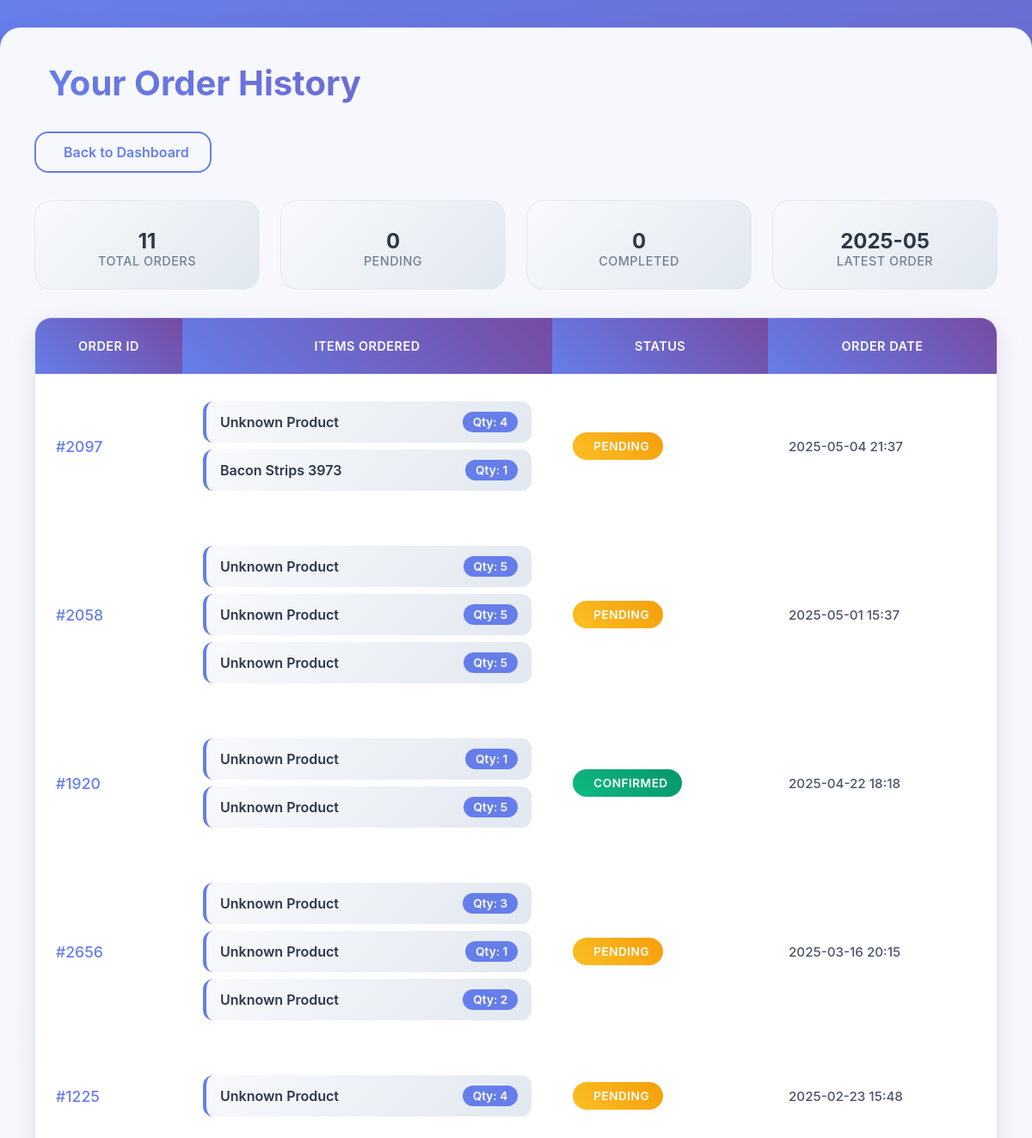
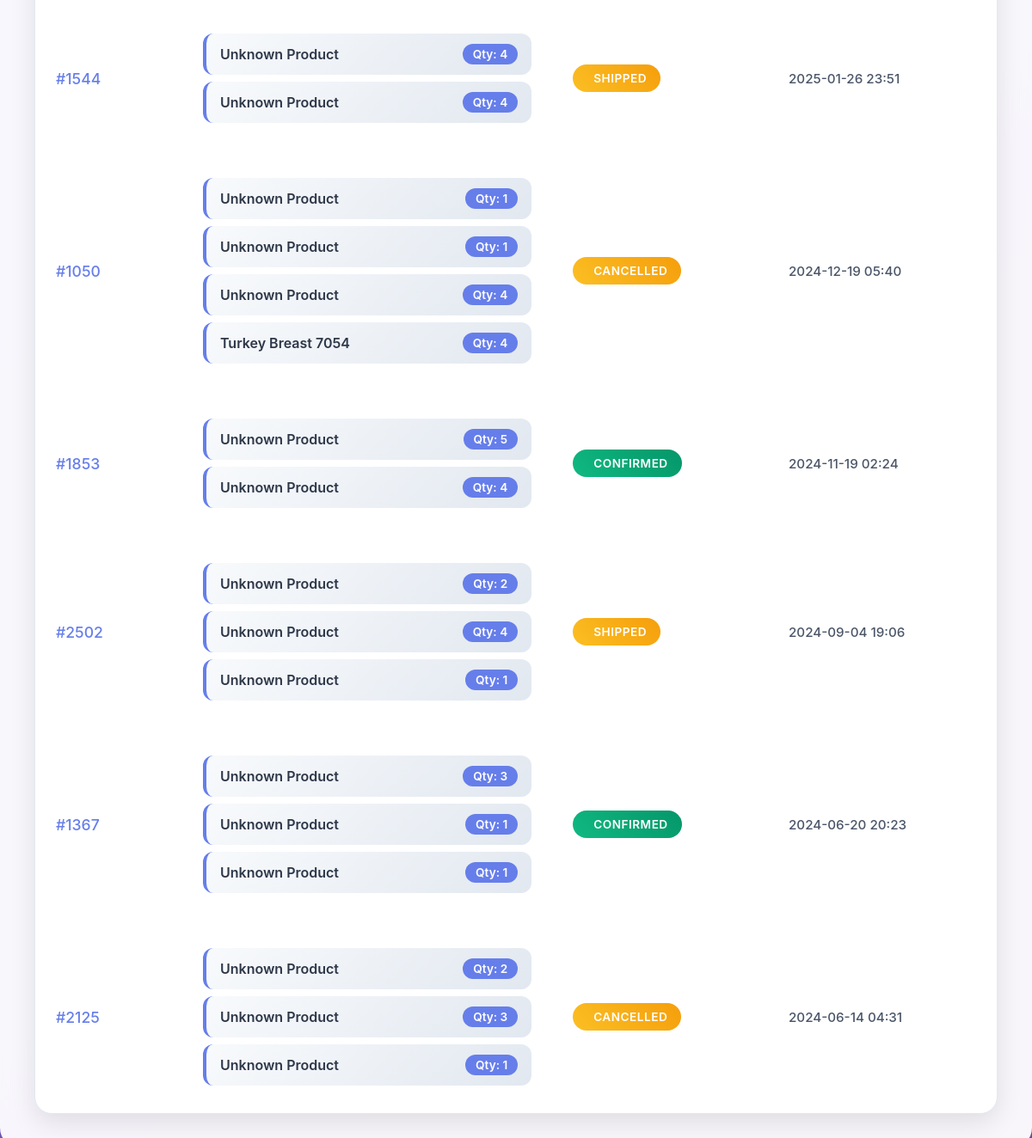
/your-orders (signed in), run on the app's committed database (2 pictures, top to bottom).
### tables this page shows
CREATE TABLE sales_orders (
        id INTEGER PRIMARY KEY AUTOINCREMENT,
        customer_id INTEGER,
        order_data TEXT,
        status TEXT DEFAULT 'Pending',
        created_at TIMESTAMP DEFAULT CURRENT_TIMESTAMP,
        FOREIGN KEY(customer_id) REFERENCES users(id)
        );

CREATE TABLE products (id INTEGER PRIMARY KEY AUTOINCREMENT, name TEXT NOT NULL UNIQUE, barcode TEXT UNIQUE NOT NULL, quantity INTEGER DEFAULT 0, location TEXT);

### app.py (the view)
@app.route('/your-orders')
def your_orders():
    if 'user_id' not in session or session.get('role') != 'customer':
        return redirect(url_for('login'))
    conn = get_db_connection()
    orders = conn.execute('''
        SELECT * FROM sales_orders
        WHERE customer_id = ?
        ORDER BY created_at DESC
    ''', (session['user_id'],)).fetchall()
    processed_orders = []
    for order in orders:
        try:
            order_items = json.loads(order['order_data'])
            items = []
            for barcode, details in order_items.items():
                product = conn.execute('SELECT name FROM products WHERE barcode = ?', (barcode,)).fetchone()
                product_name = product['name'] if product else "Unknown Product"
                items.append({
                    'barcode': barcode,
                    'name': product_name,
                    'quantity': details['quantity']
                })
            processed_orders.append({
                'id': order['id'],
                'status': order['status'],
                'created_at': order['created_at'],
                'items': items
            })
        except:
            continue
    conn.close()
    cart_count = sum(item['quantity'] for item in session.get('cart', {}).values())
    return render_template('your_orders.html', orders=processed_orders, cart_count=cart_count)

### app.py (called while the page is built)
def get_db_connection():
    conn = sqlite3.connect('database.db')
    conn.row_factory = sqlite3.Row
    return conn

### templates/your_orders.html (shortened to what this page needs)
<div class="main-container">
    <h1 class="page-title">
        Your Order History
    </h1>
    <a href="{{ url_for('customer_dashboard') }}" class="back-btn">
        Back to Dashboard
    </a>
    {% if orders and orders|length > 0 %}
        <div class="orders-summary">
            <div class="summary-card">
                <div class="number">{{ orders|length }}</div>
                <div class="label">Total Orders</div>
            </div>
            <div class="summary-card">
                <div class="number">
                    {% set pending_count = 0 %}
                    {% for order in orders %}
                        {% if order['status'].lower() in ['pending', 'partial stock'] %}
                            {% set pending_count = pending_count + 1 %}
                        {% endif %}
                    {% endfor %}
                    {{ pending_count }}
                </div>
                <div class="label">Pending</div>
            </div>
            <div class="summary-card">
                <div class="number">
                    {% set completed_count = 0 %}
                    {% for order in orders %}
                        {% if order['status'].lower() in ['confirmed', 'delivered'] %}
                            {% set completed_count = completed_count + 1 %}
                        {% endif %}
                    {% endfor %}
                    {{ completed_count }}
                </div>
                <div class="label">Completed</div>
            </div>
            <div class="summary-card">
                <div class="number">
                    {% if orders|length > 0 %}
                        {{ orders[0]['created_at'][:7] if orders[0]['created_at'] else 'N/A' }}
                    {% else %}
                        N/A
                    {% endif %}
                </div>
                <div class="label">Latest Order</div>
            </div>
        </div>
        <div class="table-container">
            <table class="table">
                <thead>
                    <tr>
                        <th>Order ID</th>
                        <th>Items Ordered</th>
                        <th>Status</th>
                        <th>Order Date</th>
                    </tr>
                </thead>
                <tbody>
                    {% for order in orders %}
                    <tr>
                        <td class="order-id">#{{ order['id'] }}</td>
                        <td>
                            <ul class="order-items">
                                {% for item in order['items'] %}
                                    <li>
                                        <span class="item-name">{{ item['name'] }}</span>
                                        <span class="item-quantity">Qty: {{ item['quantity'] }}</span>
                                    </li>
                                {% endfor %}
                            </ul>
                        </td>
                        <td>
                            {% set status_lower = order['status'].lower() %}
                            {% if status_lower == 'pending' %}
                                <span class="status-badge status-pending">
                                    {{ order['status'] }}
                                </span>
                            {% elif status_lower == 'confirmed' %}
                                <span class="status-badge status-confirmed">
                                    {{ order['status'] }}
                                </span>
                            {% elif status_lower == 'partial stock' %}
                                <span class="status-badge status-partial">
                                    <i class="fas fa-exclamation-triangle"></i>
                                    {{ order['status'] }}
                                </span>
                            {% elif status_lower == 'delivered' %}
                                <span class="status-badge status-delivered">
                                    <i class="fas fa-truck"></i>
                                    {{ order['status'] }}
                                </span>
                            {% else %}
                                <span class="status-badge status-pending">
                                    {{ order['status'] }}
                                </span>
                            {% endif %}
                        </td>
                        <td class="order-date">
                            {{ order['created_at'][:16] if order['created_at'] else 'N/A' }}
                        </td>
                    </tr>
                    {% endfor %}
                </tbody>
            </table>
        </div>
    {% endif %}
</div>

### templates/your_orders.html (style rules this page uses)
* { margin: 0; padding: 0; box-sizing: border-box; }
.main-container { background: rgba(255, 255, 255, 0.95); backdrop-filter: blur(20px); border-radius: 24px; margin: 2rem auto; padding: 2.5rem; box-shadow: 0 20px 40px rgba(0, 0, 0, 0.1); max-width: 1400px; animation: slideUp 0.6s ease-out; }
.page-title { font-size: 2.5rem; font-weight: 700; margin-bottom: 2rem; background: linear-gradient(45deg, #667eea, #764ba2); -webkit-background-clip: text; -webkit-text-fill-color: transparent; background-clip: text; display: flex; align-items: center; gap: 1rem; }
.back-btn { background: transparent; border: 2px solid #667eea; color: #667eea; border-radius: 16px; padding: 0.75rem 1.5rem; font-weight: 600; transition: all 0.3s ease; text-decoration: none; display: inline-flex; align-items: center; gap: 0.5rem; margin-bottom: 2rem; }
.orders-summary { display: grid; grid-template-columns: repeat(auto-fit, minmax(200px, 1fr)); gap: 1.5rem; margin-bottom: 2rem; }
.summary-card { background: linear-gradient(135deg, #f8fafc, #e2e8f0); border-radius: 20px; padding: 1.5rem; text-align: center; border: 1px solid rgba(226, 232, 240, 0.8); transition: all 0.3s ease; }
.summary-card .number { font-size: 1.5rem; font-weight: 700; color: #2d3748; }
.summary-card .label { color: #718096; font-weight: 500; text-transform: uppercase; letter-spacing: 0.5px; font-size: 0.9rem; }
.table-container { background: white; border-radius: 20px; overflow: hidden; box-shadow: 0 10px 30px rgba(0, 0, 0, 0.1); border: 1px solid #e2e8f0; }
.table { margin: 0; border-collapse: separate; border-spacing: 0; width: 100%; }
.table thead th { background: linear-gradient(45deg, #667eea, #764ba2); color: white; font-weight: 600; padding: 1.5rem; border: none; text-transform: uppercase; letter-spacing: 0.5px; font-size: 0.9rem; }
.table tbody tr { transition: all 0.3s ease; border-bottom: 1px solid #f1f5f9; }
.table tbody td { padding: 1.5rem; vertical-align: middle; border: none; font-weight: 500; }
.order-id { font-weight: 700; color: #667eea; font-size: 1.1rem; }
.order-items { margin: 0; padding: 0; list-style: none; }
.order-items li { background: linear-gradient(135deg, #f8fafc, #e2e8f0); padding: 0.75rem 1rem; margin: 0.5rem 0; border-radius: 12px; border-left: 4px solid #667eea; display: flex; justify-content: space-between; align-items: center; transition: all 0.3s ease; }
.item-name { font-weight: 600; color: #2d3748; }
.item-quantity { background: #667eea; color: white; padding: 0.25rem 0.75rem; border-radius: 20px; font-size: 0.85rem; font-weight: 600; }
.status-badge { padding: 0.5rem 1rem; border-radius: 20px; font-size: 0.85rem; font-weight: 600; text-transform: uppercase; letter-spacing: 0.5px; display: inline-flex; align-items: center; gap: 0.5rem; }
.status-pending { background: linear-gradient(45deg, #fbbf24, #f59e0b); color: white; }
.status-confirmed { background: linear-gradient(45deg, #10b981, #059669); color: white; }
.order-date { font-weight: 600; color: #4a5568; font-size: 0.95rem; }

### data on the page
sales_orders: created_at "2025-05", id "2097", name "Unknown Product", quantity "4", status "PENDING", created_at "2025-05-04 21:37"
products: name "Bacon Strips 3973", quantity "1"
sales_orders: id "2058", name "Unknown Product" "Unknown Product" "Unknown Product", quantity "5" "5" "5", status "PENDING", created_at "2025-05-01 15:37"
sales_orders: id "1920", name "Unknown Product" "Unknown Product", quantity "1" "5", status "CONFIRMED", created_at "2025-04-22 18:18"
sales_orders: id "2656", name "Unknown Product" "Unknown Product" "Unknown Product", quantity "3" "1" "2", status "PENDING", created_at "2025-03-16 20:15"
sales_orders: id "1225", name "Unknown Product", quantity "4", status "PENDING", created_at "2025-02-23 15:48"
sales_orders: id "1544", name "Unknown Product" "Unknown Product", quantity "4" "4", status "SHIPPED", created_at "2025-01-26 23:51"
sales_orders: id "1050", name "Unknown Product" "Unknown Product" "Unknown Product", quantity "1" "1" "4", status "CANCELLED", created_at "2024-12-19 05:40"
products: name "Turkey Breast 7054", quantity "4"
sales_orders: id "1853", name "Unknown Product" "Unknown Product", quantity "5" "4", status "CONFIRMED", created_at "2024-11-19 02:24"
sales_orders: id "2502", name "Unknown Product" "Unknown Product" "Unknown Product", quantity "2" "4" "1", status "SHIPPED", created_at "2024-09-04 19:06"
sales_orders: id "1367", name "Unknown Product" "Unknown Product" "Unknown Product", quantity "3" "1" "1", status "CONFIRMED", created_at "2024-06-20 20:23"
sales_orders: id "2125", name "Unknown Product" "Unknown Product" "Unknown Product", quantity "2" "3" "1", status "CANCELLED", created_at "2024-06-14 04:31"

### other printed values
{{ orders|length }} "11"
{{ pending_count }} "0"
{{ completed_count }} "0"
